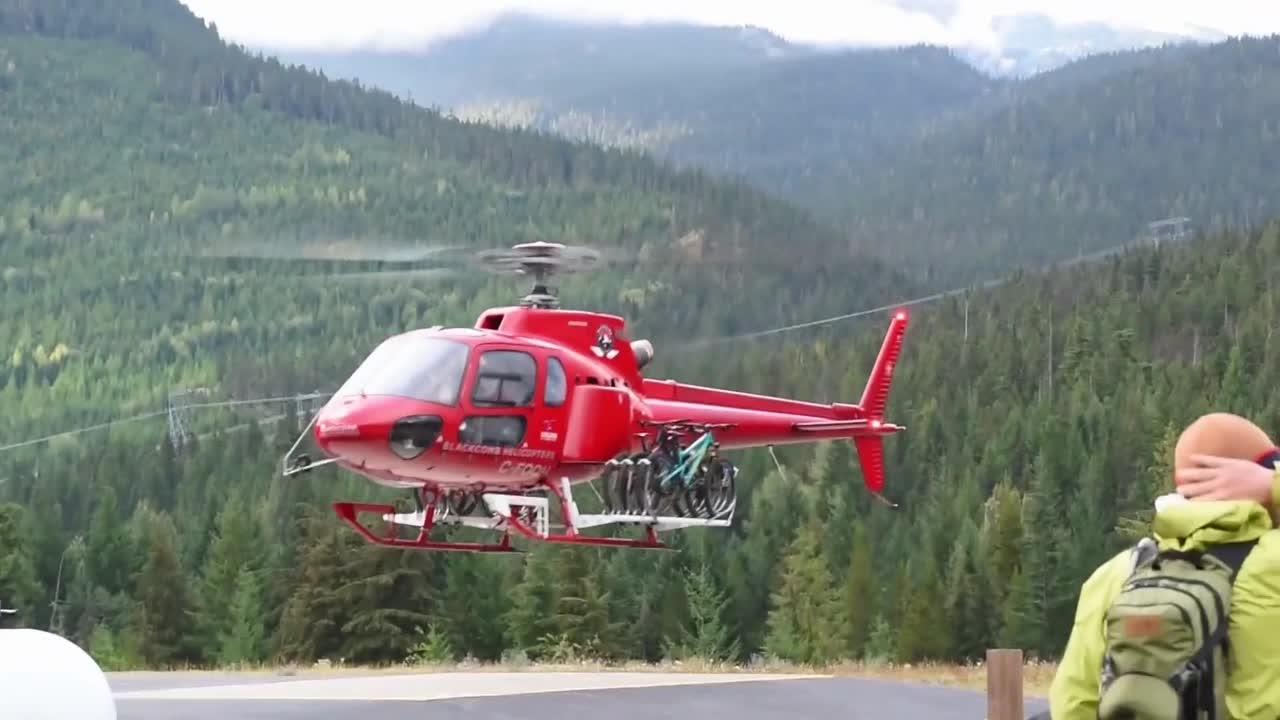
#> input picture images/task_6/v001.jpg, 1280 x 720 px
$ jupyter execute --allow-errors 'Task 6. PatchMatch algorithm.ipynb'   (older library calls are emulated)
#> lines starting #> are read from the running program, lines starting #| are printed output that depends on the picture
[cell 1]
import cv2
import numpy as np
from skimage import io
from matplotlib import pyplot as plt
import matplotlib.image as mpimg
from PIL import Image

def plot_img(img, f_size=(10,10)):
    plt.figure(figsize=f_size)
    plt.imshow(img)

### PatchMatch

[cell 2]
# [112 lines left out: function patch_match, not called in this run]


a = cv2.imread('./images/task_6/v001.jpg')
#> a is the input picture: shape (720, 1280, 3); mean B, G, R 127.4, 133, 129.1
b = cv2.imread('./images/task_6/v010.jpg')
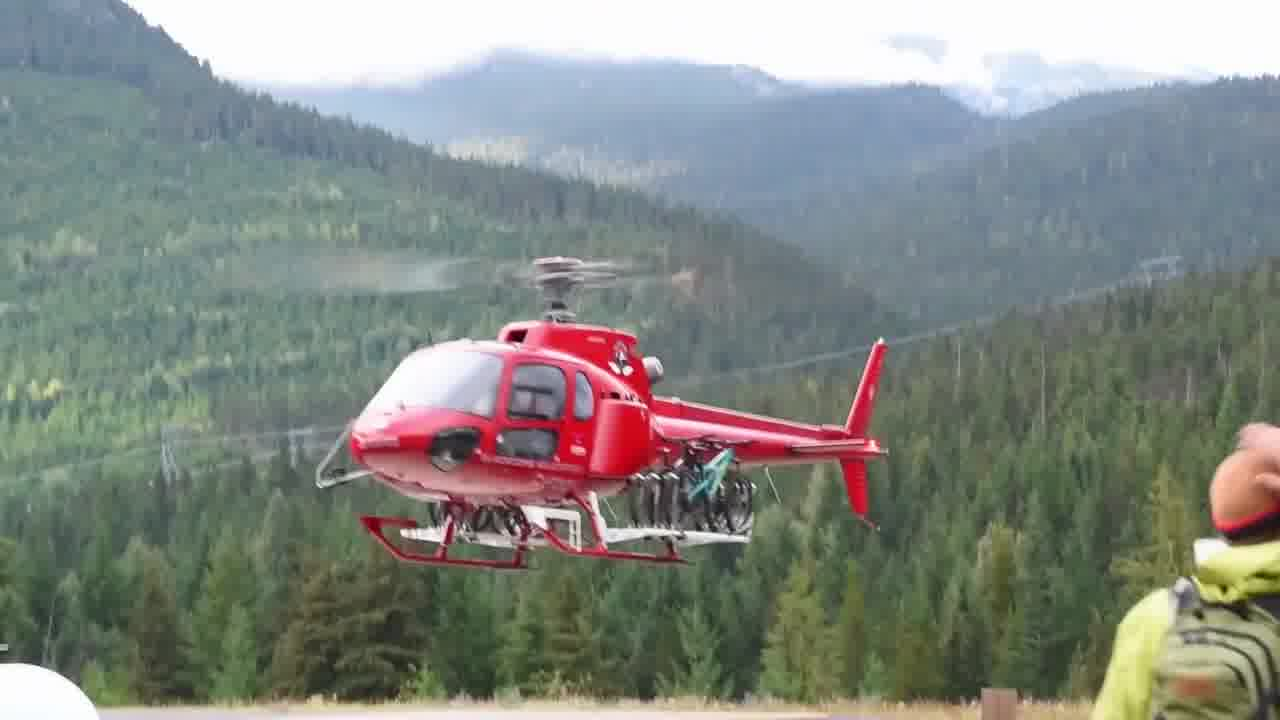
#> input picture images/task_6/v010.jpg, 1280 x 720 px
#> b is the input picture: shape (720, 1280, 3); mean B, G, R 131.2, 137.2, 132.4

a = cv2.resize(a, (0,0), fx=0.25, fy=0.25)
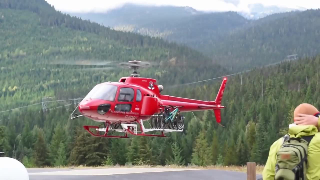
#> a: shape (180, 320, 3); mean B, G, R 127.6, 133.2, 129.3
b = cv2.resize(b, (0,0), fx=0.25, fy=0.25)
#> b: shape (180, 320, 3)

#> (the rest of this cell did not finish here and is left out)

### Image A and B

[cell 3]
plot_img(a)
plot_img(b)
